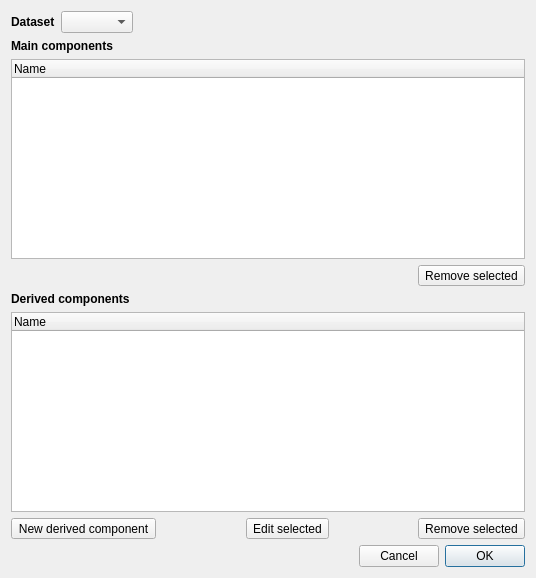
<?xml version="1.0" encoding="UTF-8"?>
<ui version="4.0">
 <class>Form</class>
 <widget class="QWidget" name="Form">
  <property name="geometry">
   <rect>
    <x>0</x>
    <y>0</y>
    <width>536</width>
    <height>578</height>
   </rect>
  </property>
  <property name="windowTitle">
   <string>Form</string>
  </property>
  <layout class="QVBoxLayout" name="verticalLayout">
   <item>
    <layout class="QHBoxLayout" name="horizontalLayout_4">
     <item>
      <widget class="QLabel" name="label_3">
       <property name="font">
        <font>
         <weight>75</weight>
         <bold>true</bold>
        </font>
       </property>
       <property name="text">
        <string>Dataset</string>
       </property>
      </widget>
     </item>
     <item>
      <widget class="QComboBox" name="combosel_data"/>
     </item>
     <item>
      <spacer name="horizontalSpacer_2">
       <property name="orientation">
        <enum>Qt::Horizontal</enum>
       </property>
       <property name="sizeHint" stdset="0">
        <size>
         <width>40</width>
         <height>20</height>
        </size>
       </property>
      </spacer>
     </item>
    </layout>
   </item>
   <item>
    <widget class="QLabel" name="label">
     <property name="font">
      <font>
       <weight>75</weight>
       <bold>true</bold>
      </font>
     </property>
     <property name="text">
      <string>Main components</string>
     </property>
    </widget>
   </item>
   <item>
    <widget class="QTreeWidget" name="list_main_components">
     <property name="dragDropMode">
      <enum>QAbstractItemView::InternalMove</enum>
     </property>
     <column>
      <property name="text">
       <string>Name</string>
      </property>
     </column>
    </widget>
   </item>
   <item>
    <layout class="QHBoxLayout" name="horizontalLayout_3">
     <item>
      <spacer name="horizontalSpacer_5">
       <property name="orientation">
        <enum>Qt::Horizontal</enum>
       </property>
       <property name="sizeHint" stdset="0">
        <size>
         <width>40</width>
         <height>20</height>
        </size>
       </property>
      </spacer>
     </item>
     <item>
      <widget class="QToolButton" name="button_remove_main">
       <property name="text">
        <string>Remove selected</string>
       </property>
      </widget>
     </item>
    </layout>
   </item>
   <item>
    <widget class="QLabel" name="label_2">
     <property name="font">
      <font>
       <weight>75</weight>
       <bold>true</bold>
      </font>
     </property>
     <property name="text">
      <string>Derived components</string>
     </property>
    </widget>
   </item>
   <item>
    <widget class="QTreeWidget" name="list_derived_components">
     <property name="dragDropMode">
      <enum>QAbstractItemView::InternalMove</enum>
     </property>
     <column>
      <property name="text">
       <string>Name</string>
      </property>
     </column>
    </widget>
   </item>
   <item>
    <layout class="QHBoxLayout" name="horizontalLayout">
     <item>
      <widget class="QToolButton" name="button_add_derived">
       <property name="text">
        <string>New derived component</string>
       </property>
      </widget>
     </item>
     <item>
      <spacer name="horizontalSpacer_3">
       <property name="orientation">
        <enum>Qt::Horizontal</enum>
       </property>
       <property name="sizeHint" stdset="0">
        <size>
         <width>40</width>
         <height>20</height>
        </size>
       </property>
      </spacer>
     </item>
     <item>
      <widget class="QToolButton" name="button_edit_derived">
       <property name="text">
        <string>Edit selected</string>
       </property>
      </widget>
     </item>
     <item>
      <spacer name="horizontalSpacer_4">
       <property name="orientation">
        <enum>Qt::Horizontal</enum>
       </property>
       <property name="sizeHint" stdset="0">
        <size>
         <width>40</width>
         <height>20</height>
        </size>
       </property>
      </spacer>
     </item>
     <item>
      <widget class="QToolButton" name="button_remove_derived">
       <property name="text">
        <string>Remove selected</string>
       </property>
      </widget>
     </item>
    </layout>
   </item>
   <item>
    <layout class="QHBoxLayout" name="horizontalLayout_2">
     <item>
      <spacer name="horizontalSpacer">
       <property name="orientation">
        <enum>Qt::Horizontal</enum>
       </property>
       <property name="sizeHint" stdset="0">
        <size>
         <width>40</width>
         <height>20</height>
        </size>
       </property>
      </spacer>
     </item>
     <item>
      <widget class="QPushButton" name="button_cancel">
       <property name="text">
        <string>Cancel</string>
       </property>
      </widget>
     </item>
     <item>
      <widget class="QPushButton" name="button_ok">
       <property name="text">
        <string>OK</string>
       </property>
       <property name="default">
        <bool>true</bool>
       </property>
      </widget>
     </item>
    </layout>
   </item>
  </layout>
 </widget>
 <resources/>
 <connections/>
</ui>
